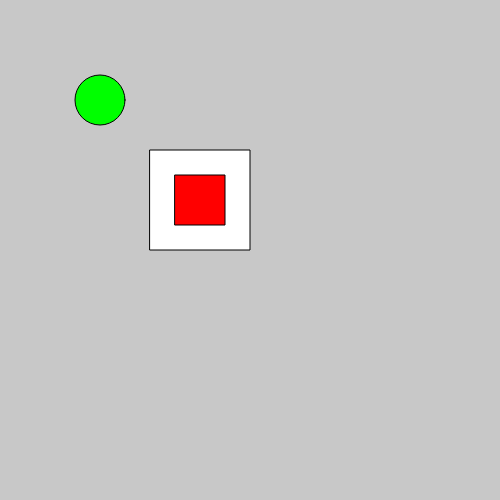
Frame 1 (no input)
Frame 60 (no input): identical to frame 1, image omitted
Frame 120 (the mouse pressed at the canvas centre since frame 60): identical to frame 1, image omitted

The p5.js sketch that drew this single still picture (run headless with seeded random() and noise() and a simulated clock; from frame 60 on, the mouse is pressed at the canvas centre):

// p5.js sketch
// ── sketch.js
function setup(){
    createCanvas( 500,500 );
    rectMode(CENTER);
}

function draw(){
    background(200);
    
    push();
        translate (200, 200);
        //rotate(PI / 4);
        fill(255, 255, 255);
        rect(0, 0, 100, 100);
        fill(255, 0, 0);
        rect( 0,0,50,50 );
    pop();
    
    push();
        translate(100, 100);
        fill(0, 255, 0);
        ellipse(0, 0, 50, 50);
    pop();
}
